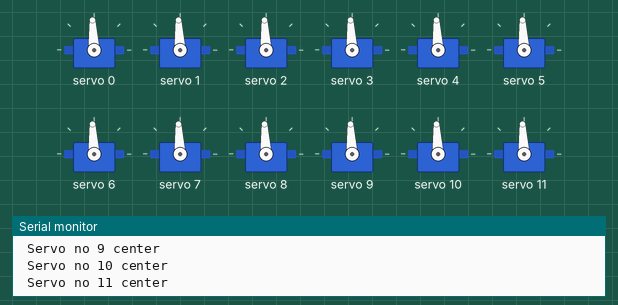
This sketch was run on a simulated Arduino Uno, built with avr-gcc and run on an emulated ATmega328P. Parts: 12 × servo, the last lines printed to the serial monitor.

Above: at 11.1 s.
At 16.1 s:
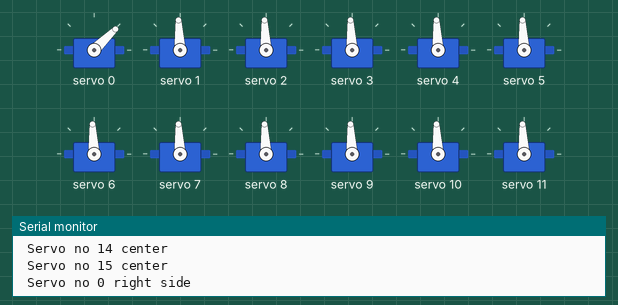
At 21.1 s:
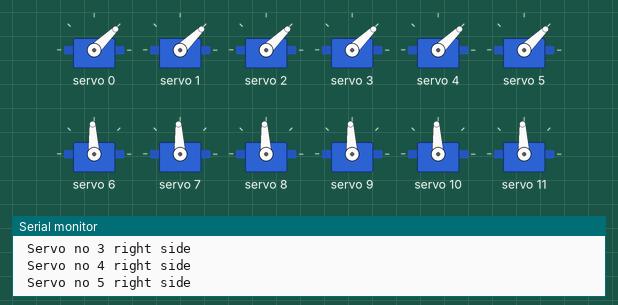
At 27.1 s:
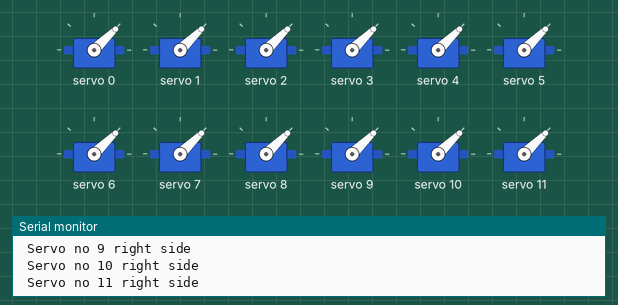
At 32.1 s:
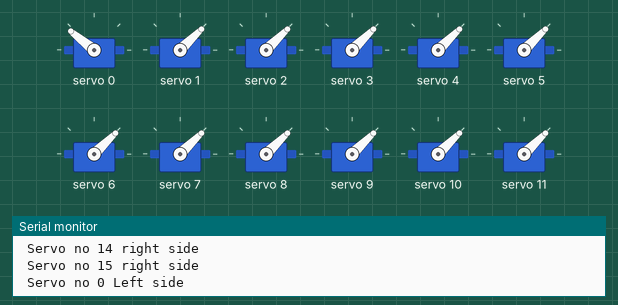
At 38.1 s:
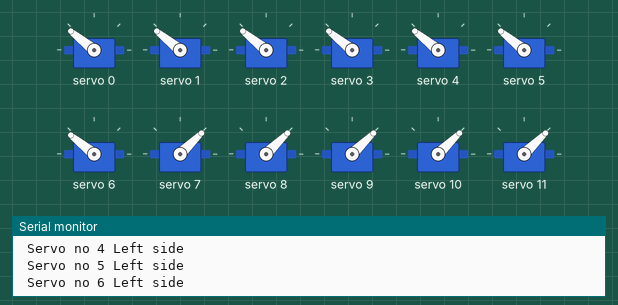
Timing chart, 0 to 40.0 s (numbered marks = the images above):
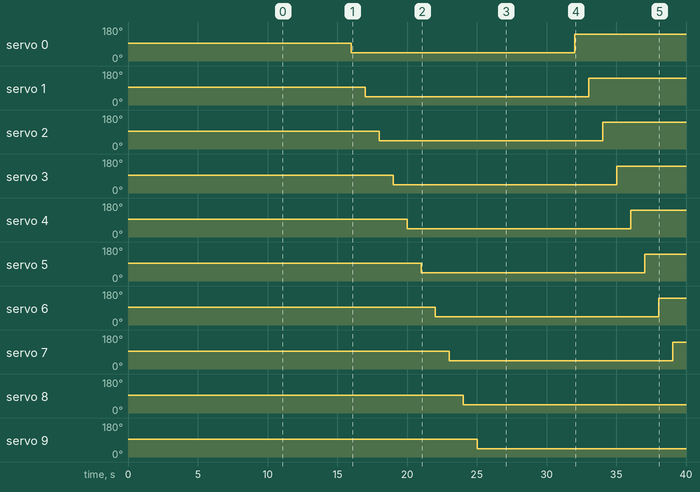

Measured:
- by itself, servo 0: 93° → 44° at 16.0 s, → 141° 16.0 s later
- by itself, servo 1: 93° → 44° at 17.0 s, → 141° 16.0 s later
- by itself, servo 2: 93° → 44° at 18.0 s, → 141° 16.0 s later
- by itself, servo 3: 93° → 44° at 19.0 s, → 141° 16.0 s later
- by itself, servo 4: 93° → 44° at 20.0 s, → 141° 16.0 s later
- by itself, servo 5: 93° → 44° at 21.0 s, → 141° 16.0 s later
- by itself, servo 6: 93° → 44° at 22.0 s, → 141° 16.0 s later
- by itself, servo 7: 93° → 44° at 23.0 s, → 141° 16.0 s later

The sketch:

servo-test.ino
```cpp
#include "Adafruit_PWMServoDriver.h"

Adafruit_PWMServoDriver _pwmBoard =  Adafruit_PWMServoDriver(0x40);

void setup() {
  Serial.begin(115200);
  _pwmBoard.begin();
  _pwmBoard.setPWMFreq(50);

  for (int i = 0; i < 16; i++) {
    Serial.print(" Servo no ");
    Serial.print(i);
    Serial.println(" center  ");
    _pwmBoard.writeMicroseconds(i, 1500);
    delay(1000);
  }
}

void loop() {

  for (int i = 0; i < 16; i++) {
    Serial.print(" Servo no ");
    Serial.print(i);
    Serial.println(" right side ");
    _pwmBoard.writeMicroseconds(i, 1000);
    delay(1000);
  }


  for (int i = 0; i < 16; i++) {
    Serial.print(" Servo no ");
    Serial.print(i);
    Serial.println(" Left side ");
    _pwmBoard.writeMicroseconds(i, 2000);
    delay(1000);
  }

  delay(1000);
}
```
